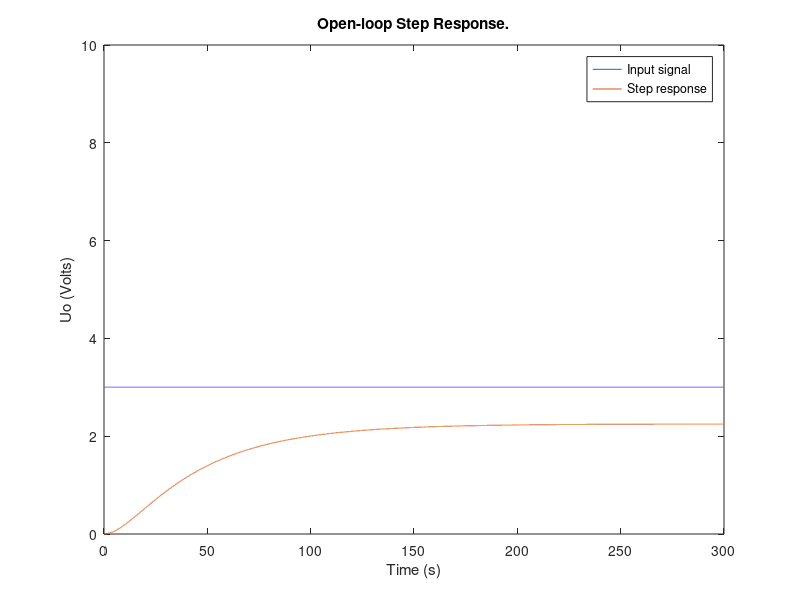
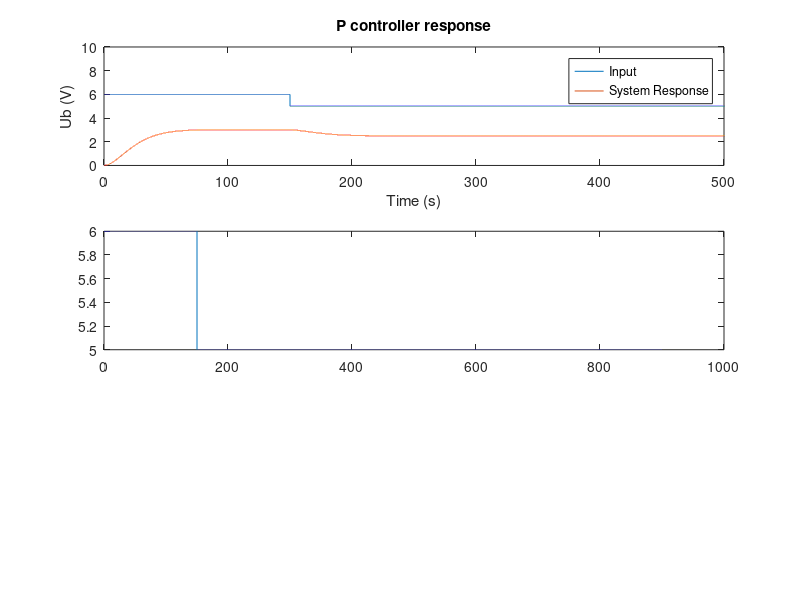

These charts were generated, in order, by the following MATLAB code: (Note: this script raises an error after producing the figures.)
close all;
clear all;
pkg load control    %Delete
pkg load signal     %Delete
clc



Ks = 0.75;
Tg = 50;
Tu = 5;

T1 = 10;
T2 = 40;
Tsum = T1 + T2;

sys  = Ks * tf(1, [T1 1]) * tf(1, [T2 1])

%D1
figure('Name','Transfer function')
% [y,t] = step(sys);
t=0:0.01:300;
for k=1:length(t)
    if(t(k)<0)
        y(k) = 0;
    else
        y(k) = 3;
    end
end
plot(t, y);
hold on
st = lsim(sys,y,t);
plot(t, st);
title('Open-loop Step Response.');
ylabel('Uo (Volts)');
xlabel('Time (s)'); 
legend('Input signal', 'Step response')
axis([0 300 0 10])
hold off

%D2

%% ********* Tsum method ***********
fprintf('\n\t\t20 percent overshoot\n');
        %p controller
%///Parameters
Kp1 = 1/Ks;
%\\\
PID_controller = pidstd(Kp1);
tf(PID_controller)
m1 = feedback(PID_controller*sys,1)
%plots
% figure('name', 'Tsum method')
% subplot(3,1,1),
% step(m1); 
% hold on;
% step(sys);
% title(['P controler (Kp = ' num2str(Kp1) ').']);
% legend('P_step','Sys');


        %pi controller
%///Parameters
Kp2 = 0.5 / Ks;
Ti1 = 0.5 * Tsum;
%\\\
PID_controller = pidstd(Kp2, Ti1);
tf(PID_controller)
m2 = feedback(PID_controller*sys,1)
%plots
% subplot(3,1,2),
% step(m2); 
% hold on; 
% step(sys);
% title(['PI controler (Kp = ' num2str(Kp2) ', Ki = ' num2str(Ti1) ').']);
% legend('PI_step','Sys');


        %pid controller
%///Parameters
Kp3 = 1 / Ks;
Ti2 = 0.66 * Tsum;
Td = 0.17 * Tsum;
%\\\
PID_controller = pidstd(Kp3, Ti2, Td);
tf(PID_controller)
m3 = feedback(PID_controller*sys,1)
%plots
% subplot(3,1,3),
% step(m3); 
% hold on; 
% step(sys);
% title(['PID controler (Kp = ' num2str(Kp3) ', Ki = ' num2str(Ti2) ', Kd = ' num2str(Td) ').']);
% legend('PID_step','Sys');

%input
t1=0:0.01:900;
for k=1:length(t1)
    if(t1(k)<0)
        y1(k) = 5;
    elseif(t1(k)>=0 && t1(k)<=150)
        y1(k) = 6;
    else
        y1(k) = 5;
    end
end

%p response
figure('Name','Tsum method controllers')
subplot(3,1,1),
plot(t1, y1)
axis([0 500 0 10])
hold on
resp = lsim(m1,y1,t1);
plot(t1, resp) 
title('P controller response')
legend('Input', 'System Response')
xlabel('Time (s)'); 
ylabel('Ub (V)'); 
e = resp - (y1.');
% Errors
disp('P errors')
iea = trapz(t1,abs(e))          % IAE trapz=numerical integration 
ise = trapz(t1,e.^2)            % ISE 
itae = trapz(t1, t1'.*abs(e))     % ITAE
itse = trapz(t1,t1'.*(e.^2))      % ITSE

%pi response
subplot(3,1,2),
plot(t1, y1)
axis([0 500 10])
hold on
resp = lsim(m2,y1,t1);
plot(t1, resp) 
title('PI controller response')
legend('Input', 'System Response')
xlabel('Time (s)'); 
ylabel('Ub (V)'); 
e = resp - (y1.');
% Errors
disp('PI errors')
iea = trapz(t1,abs(e))          % IAE trapz=numerical integration 
ise = trapz(t1,e.^2)            % ISE 
itae = trapz(t1, t1'.*abs(e))     % ITAE
itse = trapz(t1,t1'.*(e.^2))      % ITSE

%pid response
subplot(3,1,3),
plot(t1, y1)
axis([0 500 0 10])
hold on
resp = lsim(m3,y1,t1);
plot(t1, resp) 
title('PID controller response')
legend('Input', 'System Response')
xlabel('Time (s)'); 
ylabel('Ub (V)'); 
e = resp - (y1.');
% Errors
disp('PID errors')
iea = trapz(t1,abs(e))          % IAE trapz=numerical integration 
ise = trapz(t1,e.^2)            % ISE 
itae = trapz(t1, t1'.*abs(e))    % ITAE
itse = trapz(t1,t1'.*(e.^2))     % ITSE
